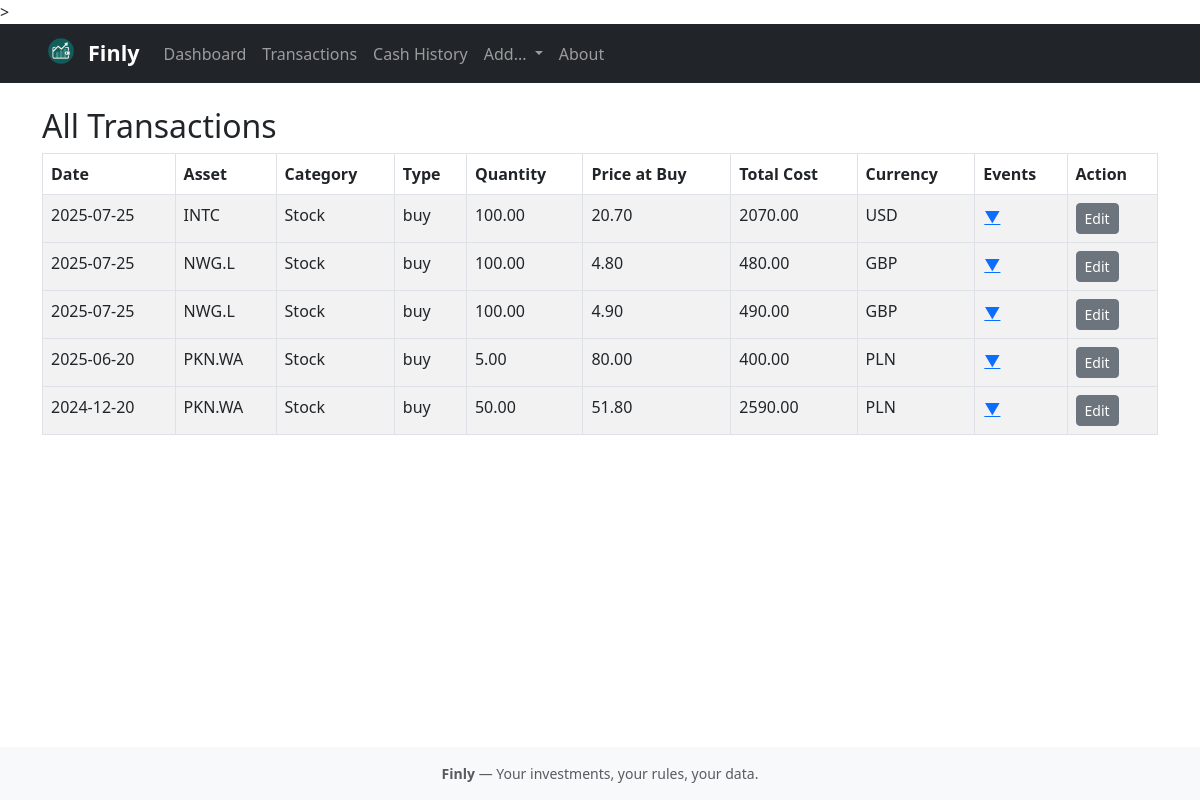
The page /transactions/ on the database as committed earlier.
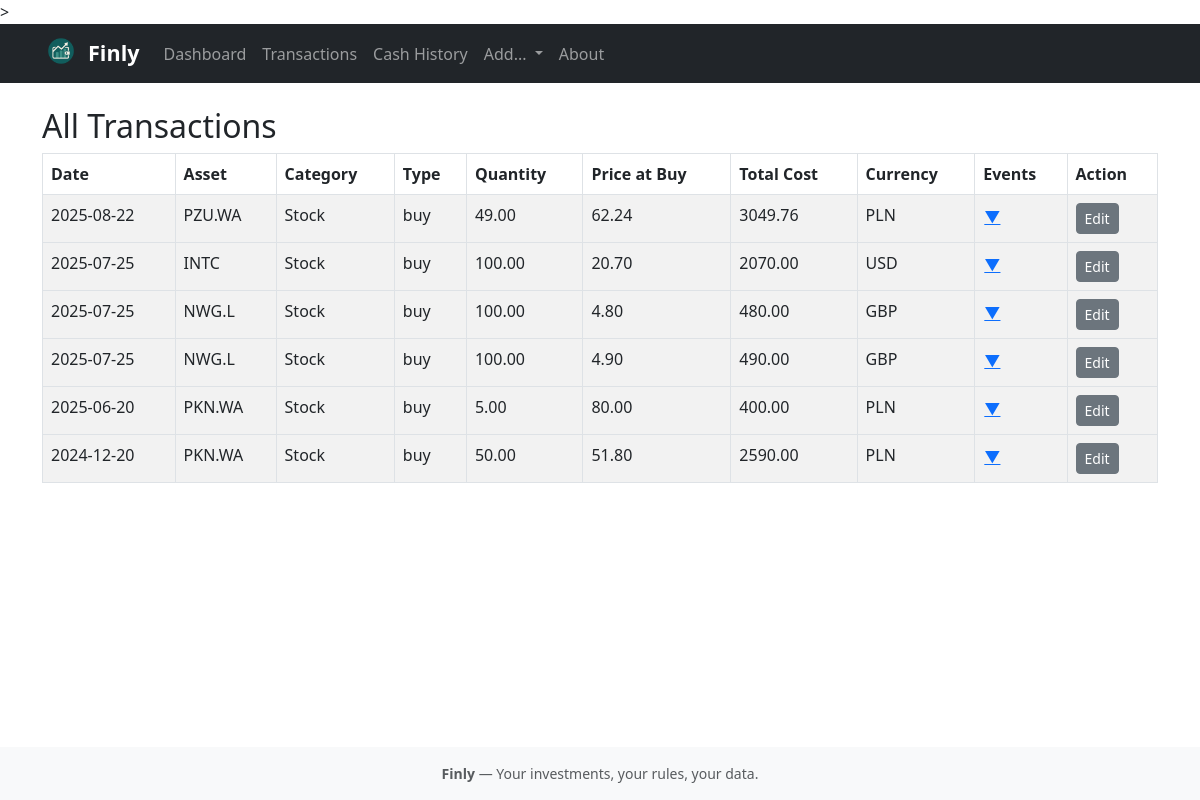
The same page on the database as committed later.
### tables this page shows
CREATE TABLE transactions (
    id INTEGER PRIMARY KEY AUTOINCREMENT,
    date TEXT,
    asset TEXT,
    type TEXT,
    quantity REAL,
    price REAL,
    currency TEXT,
    category TEXT
);

### routes/transactions.py (the view)
@transactions_bp.route('/')
def all_transactions():
    db = get_db()
    cur = db.cursor()
    cur.execute("SELECT * FROM transactions ORDER BY date DESC")
    transactions = cur.fetchall()
    return render_template('transactions.html', transactions=transactions)

### db.py (called while the page is built)
def get_db():
    if "db" not in g:
        g.db = sqlite3.connect(DB_PATH, check_same_thread=False)
    return g.db

### templates/transactions.html (shortened to what this page needs)
{% extends "base.html" %}
{% block content %}
<h2>All Transactions</h2>
<table class="table table-bordered table-striped">
  <thead>
    <tr>
      <th>Date</th>
      <th>Asset</th>
      <th>Category</th>
      <th>Type</th>
      <th>Quantity</th>
      <th>Price at Buy</th>
      <th>Total Cost</th>
      <th>Currency</th>
      <th>Events</th>
      <th>Action</th>
    </tr>
  </thead>
  <tbody>
    {% for tx in transactions %}
    <tr>
      <td>{{ tx[1] }}</td>
      <td>{{ tx[2] }}</td>
      <td>{{ tx[7] }}</td>
      <td>{{ tx[3] }}</td>
      <td>{{ "%.2f"|format(tx[4]) }}</td>
      <td>{{ "%.2f"|format(tx[5]) }}</td>
      <td>{{ "%.2f"|format(tx[4] * tx[5]) }}</td>
      <td>{{ tx[6] }}</td>
      <td>
        <button class="btn btn-link p-0 show-events-btn" data-symbol="{{ tx[2] }}" data-row="{{ tx[0] }}">&#x25BC;</button>
      </td>
      <td>
        <a class="btn btn-sm btn-secondary" href="{{ url_for('transactions.edit_transaction', tx_id=tx[0]) }}">Edit</a>
      </td>
    </tr>
    {% endfor %}
  </tbody>
</table>
{% endblock %}

### templates/base.html (shortened to what this page needs)
<!DOCTYPE html>
<html lang="en">
<head>
  <link href="https://cdn.jsdelivr.net/npm/bootstrap@5.3.0/dist/css/bootstrap.min.css" rel="stylesheet">
</head>
<body class="d-flex flex-column min-vh-100">>
  <nav class="navbar navbar-expand-lg navbar-dark bg-dark mb-4">
    <div class="container">
      <a class="navbar-brand d-flex align-items-center" href="{{ url_for('dashboard.dashboard') }}">
        <img src="{{ url_for('static', filename='logo.png') }}" alt="Finly Logo" height="38" class="me-2" style="margin-top:-5px;">
        <span class="fw-bold" style="font-size:1.35rem;">Finly</span>
      </a>
      <div class="collapse navbar-collapse" id="navbarContent">
        <ul class="navbar-nav me-auto mb-2 mb-lg-0">
          <li class="nav-item">
            <a class="nav-link" href="{{ url_for('dashboard.dashboard') }}">Dashboard</a>
          </li>
          <li class="nav-item">
            <a class="nav-link" href="{{ url_for('transactions.all_transactions') }}">Transactions</a>
          </li>
          <li class="nav-item">
            <a class="nav-link" href="{{ url_for('cash.cash_history') }}">Cash History</a>
          </li>
          <li class="nav-item dropdown">
            <a class="nav-link dropdown-toggle" href="#" id="addDropdown" role="button" data-bs-toggle="dropdown" aria-expanded="false">
              Add...
            </a>
          </li>
          <li class="nav-item">
            <a class="nav-link" href="{{ url_for('about.about') }}">About</a>
          </li>
        </ul>
      </div>
    </div>
  </nav>
  <div class="container">
    {% block content %}{% endblock %}
  </div>
  <footer class="mt-auto text-center text-muted py-3 small" style="background: #f8f9fa;">
  <span><b>Finly</b> — Your investments, your rules, your data.</span>
  </footer>
</body>
</html>

Rows that differ between the two databases and show on the page:
added transactions: date "2025-08-22", asset "PZU.WA", category "Stock", type "buy", quantity "49.00", price "62.24", tx[4]*tx[5] "3049.76", currency "PLN"
